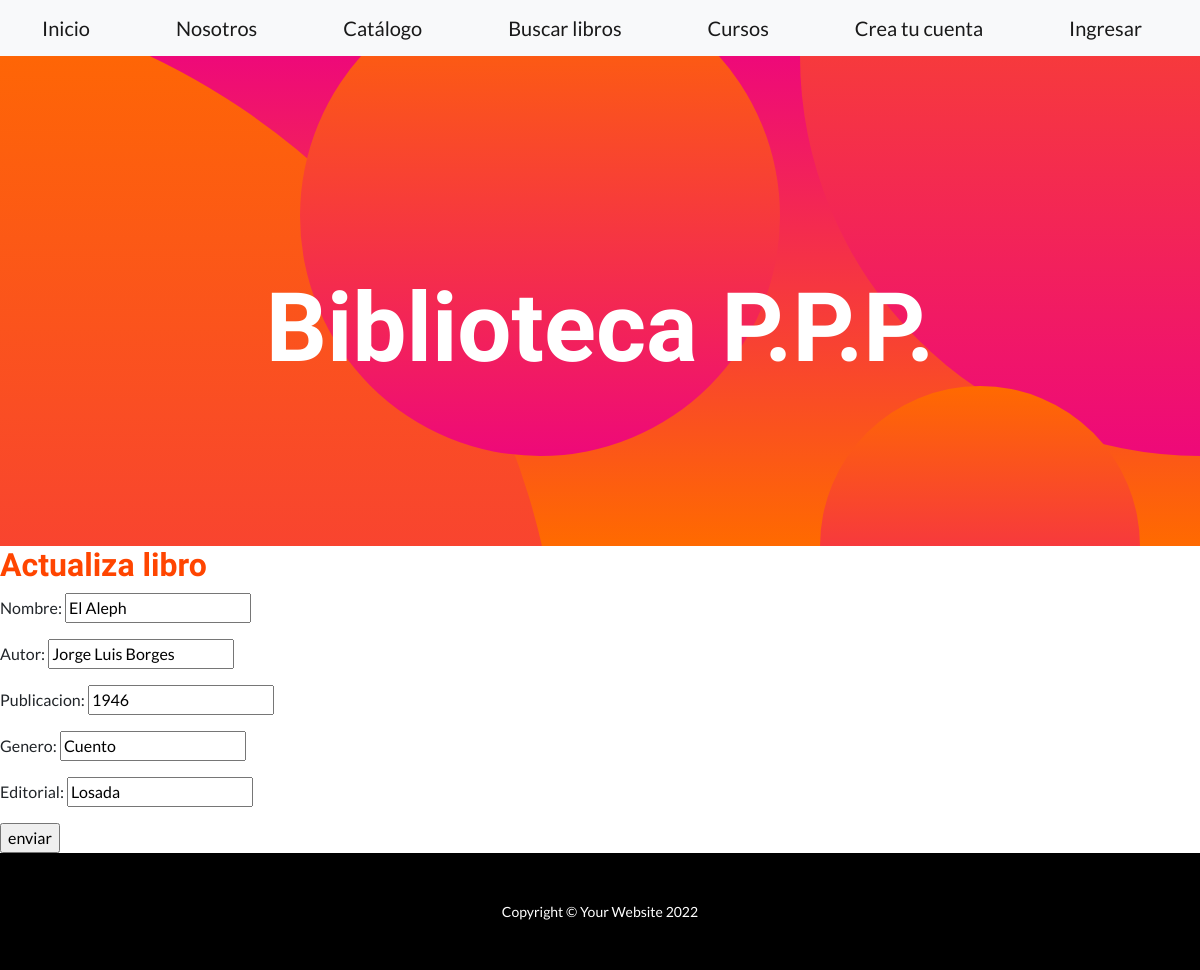
The page /actualizaLibros/1/ on the database its author committed.
### app_biblioteca/models.py (models this page shows, shortened)
class Libro(models.Model):
    nombre= models.CharField(max_length=40)
    autor= models.CharField(max_length=30)
    publicacion= models.IntegerField()
    genero= models.CharField(max_length=20)
    editorial=models.CharField(max_length=20)

### app_biblioteca/views.py (the view)
# urls.py: path('actualizaLibros/<pk>/', views.LibroUpdate.as_view(), name='EditL'),
class LibroUpdate (UpdateView):
    model = Libro
    success_url= '/listaLibros'
    fields = ['nombre', 'autor', 'publicacion', 'genero', 'editorial']
    template_name= 'libro_form.html'

### app_biblioteca/templates/libro_form.html (shortened to what this page needs)
{% extends "padre.html" %}
{% load static %}
{% block ContenidoQueCambia %}
    <h2 style="color:orangered">Actualiza libro</h2>
    <form method = "post">
        {{ form.as_p }}
        <input type = "submit" value= "enviar">
    </form>
{% endblock %}

### rows shown on the page
Libro: nombre "El Aleph", autor "Jorge Luis Borges", publicacion "1946", genero "Cuento", editorial "Losada"
